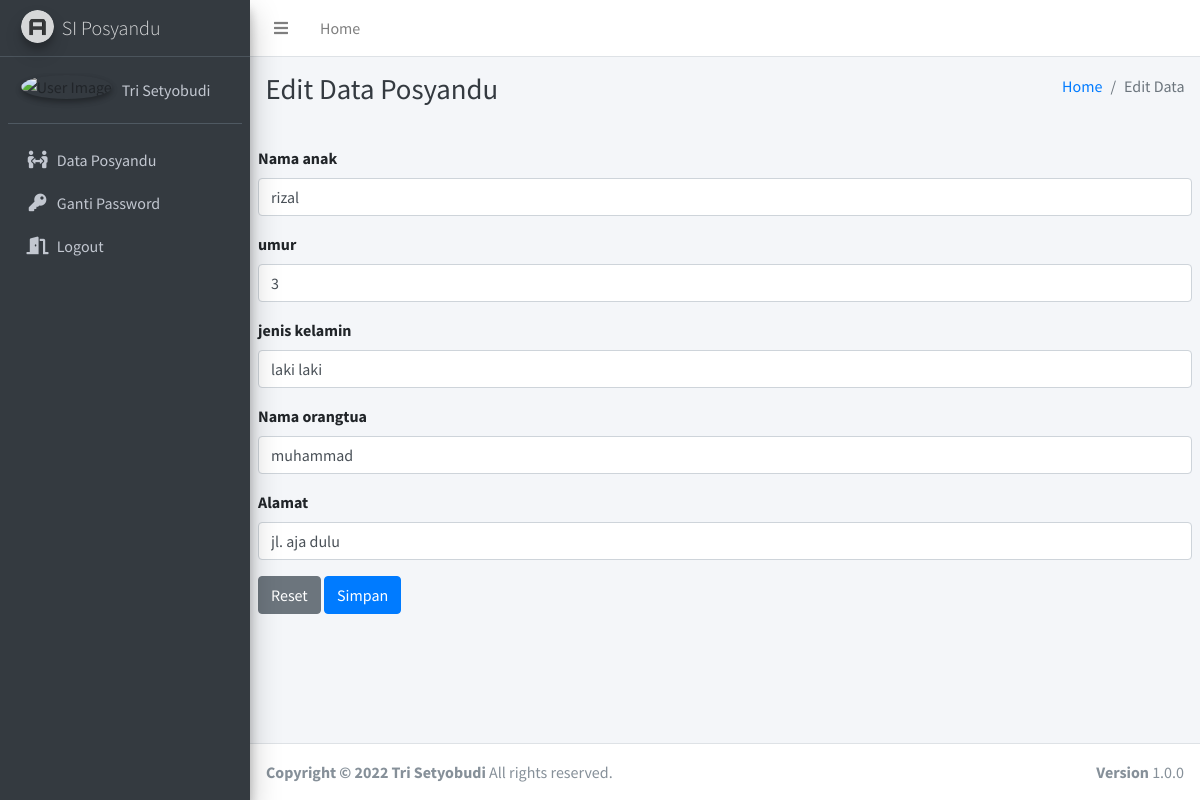
The page /admin/edit/3 on the database its author committed.
### tables this page shows
CREATE TABLE `tb_pos` (
  `id` int(11) NOT NULL,
  `nama_anak` varchar(20) NOT NULL,
  `umur` varchar(10) NOT NULL,
  `jenis_kelamin` varchar(14) NOT NULL,
  `nama_orangtua` varchar(16) NOT NULL,
  `alamat` varchar(30) NOT NULL
);

### application/controllers/admin.php (called while the page is built, shortened)
<?php
class Admin extends CI_Controller {
	public function edit($id){
		$where = array('id' => $id , );
		$data['penduduk']=$this->M_penduduk->edit_data($where,'tb_pos');
		$this->load->view('templates/header');
		$this->load->view('templates/sidebar');
		$this->load->view('edit',$data);
		$this->load->view('templates/footer');
	}
}

### index.php (called while the page is built, shortened)
<?php
require_once BASEPATH.'core/CodeIgniter.php';

### application/models/M_penduduk.php (called while the page is built, shortened)
<?php
class M_penduduk extends CI_Model {
	public function edit_data($where,$table){
		return $this->db->get_where($table,$where)->result();
	}
}

### application/views/edit.php (the view, shortened to what this page needs)
<div class="content-wrapper">
  <div class="content-header">
    <div class="container-fluid">
      <div class="row mb-2">
        <div class="col-sm-6">
          <h1 class="m-0 text-dark">Edit Data Posyandu</h1>
        </div>
        <div class="col-sm-6">
          <ol class="breadcrumb float-sm-right">
            <li class="breadcrumb-item"><a href="#">Home</a></li>
            <li class="breadcrumb-item active">Edit Data</li>
          </ol>
        </div>
      </div>
    </div>
  </div>
  <section class="content">
    <?php foreach ($penduduk as $pdk ): ?>
      <form action="<?php echo base_url(),'admin/update' ?>" method="post">
        <div class="form-group">
          <label for="nama_anak">Nama anak</label>
          <input type="text" class="form-control" id="nama_anak" name="nama_anak" value="<?php echo $pdk->nama_anak ; ?>">
        </div>
        <div class="form-group">
          <label for="umur">umur</label>
          <input type="text" class="form-control" id="umur" name="umur" value="<?php echo $pdk->umur ; ?>">
        </div>
        <div class="form-group">
          <label for="jenis_kelamin">jenis kelamin</label>
          <input type="text" class="form-control" id="jenis_kelamin" name="jenis_kelamin" value="<?php echo $pdk->jenis_kelamin ; ?>">
        </div>
        <div class="form-group">
          <label for="nama_orangtua">Nama orangtua</label>
          <input type="text" class="form-control" id="nama orangtua" name="nama orangtua" value="<?php echo $pdk->nama_orangtua ; ?>">
        </div>
        <div class="form-group">
          <label for="alamat">Alamat</label>
          <input type="text" class="form-control" id="alamat" name="alamat" value="<?php echo $pdk->alamat ; ?>">
        </div>
      <button type="reset" class="btn btn-secondary" >Reset</button>
      <button type="submit" class="btn btn-primary">Simpan</button>
    </div>
    <?php endforeach ?>
</div>

### rows shown on the page
tb_pos: nama_anak "rizal", umur "3", jenis_kelamin "laki laki", nama_orangtua "muhammad", alamat "jl. aja dulu"
